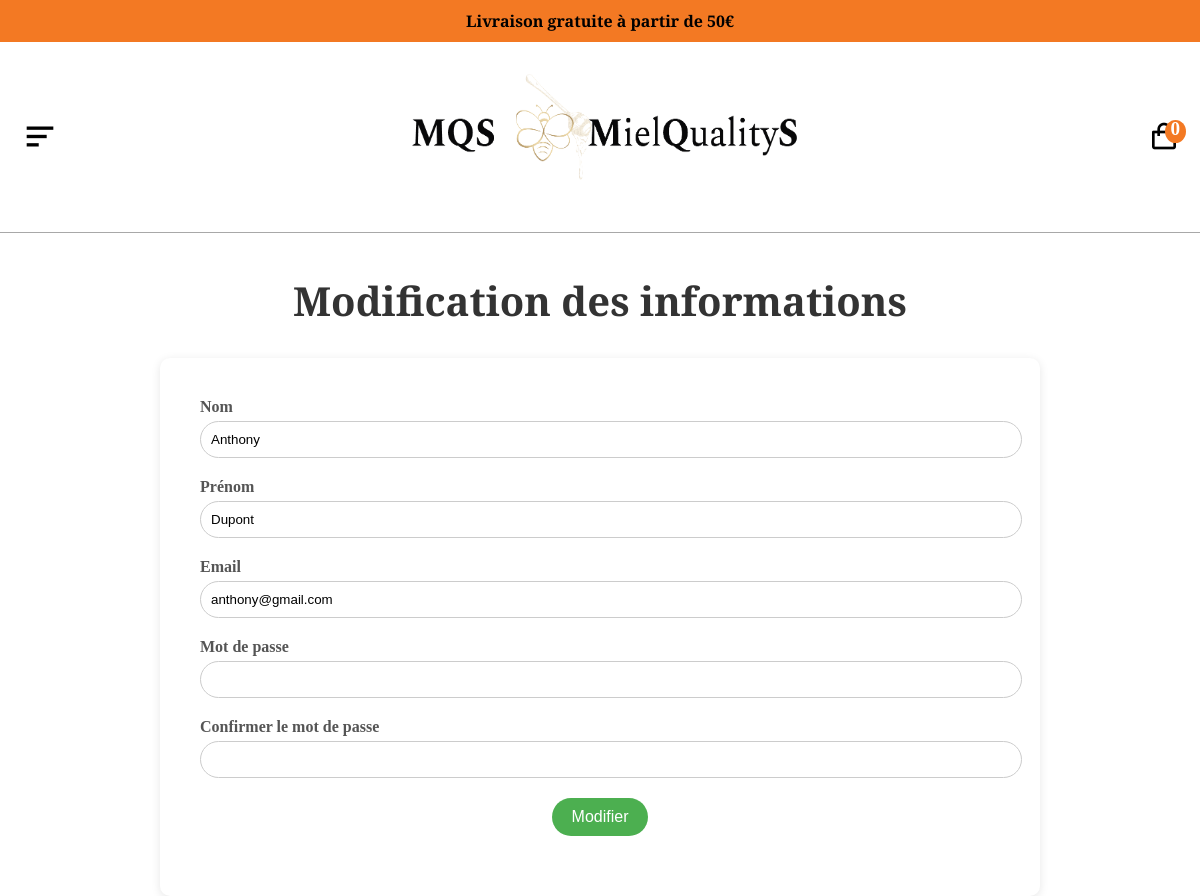
Page /ctrl/profil-info/update-display.php (signed in) on the committed database.
### tables this page shows
CREATE TABLE user (
    id INT PRIMARY KEY AUTO_INCREMENT,
    password VARCHAR(100) NOT NULL,
    email VARCHAR(100) NOT NULL,
    idRole INT,
    photo LONGBLOB,
    photo_filename VARCHAR(255),
    nom VARCHAR(50) NOT NULL,      
    prenom VARCHAR(50) NOT NULL    
);

### ctrl/profil-info/update-display.php (called while the page is built, shortened)
<?php
require_once $_SERVER['DOCUMENT_ROOT'] . '/model/lib/profil-info/update-display.php';
$dbConnection = getConnection($dbConfig);
$idUser = (int)$_SESSION['user']['id'];
$userInfo = getUserInfo($dbConnection, $idUser);
include $_SERVER['DOCUMENT_ROOT'] . '/view/profil-info/update.php';

### model/lib/profil-info/update-display.php (called while the page is built)
<?php
function getUserInfo($dbConnection, $idUser) {
    $queryUser = 'SELECT id, nom, prenom, email, password FROM user WHERE id = :idUser';
    $statementUser = $dbConnection->prepare($queryUser);
    $statementUser->bindParam(':idUser', $idUser, PDO::PARAM_INT);
    $statementUser->execute();
    return $statementUser->fetch(PDO::FETCH_ASSOC);
}

### view/profil-info/update.php (the view, shortened to what this page needs)
<!DOCTYPE html>
<html lang="fr">
<head>
    <link href='https://unpkg.com/boxicons@2.1.4/css/boxicons.min.css' rel='stylesheet'>
    <link rel="stylesheet" href="../../asset/css/style.css">
</head>
<body>
<div class="promo">
    <p>Livraison gratuite à partir de 50€</p>
</div>
<?php include $_SERVER['DOCUMENT_ROOT'] . '/view/partial/header.php' ?>
<h1 class="modifInfoProfil">Modification des informations</h1>
<form class="formUpdate" id="updateForm">
    <div>
        <label for="nom">Nom</label>
        <input type="text" name="nom" id="nom" value="<?= htmlspecialchars($userInfo['nom'] ?? '', ENT_QUOTES) ?>" required>
    </div>
    <div>
        <label for="prenom">Prénom</label>
        <input type="text" name="prenom" id="prenom" value="<?= htmlspecialchars($userInfo['prenom'] ?? '', ENT_QUOTES) ?>" required>
    </div>
    <div>
        <label for="email">Email</label>
        <input type="email" name="email" id="email" value="<?= htmlspecialchars($userInfo['email'] ?? '', ENT_QUOTES) ?>" required>
    </div>
    <div>
        <label for="password">Mot de passe</label>
        <input type="password" name="password" id="password" required>
    </div>
    <div>
        <label for="password_confirm">Confirmer le mot de passe</label>
        <input type="password" name="password_confirm" id="password_confirm" required>
    </div>
    <div class="submit">
        <button type="submit">Modifier</button>
    </div>
</form>

### asset/css/style.css (style rules this page uses)
* { margin: 0; padding: 0; }
body { overflow-x: hidden !important; margin: 0; padding: 0; width: 100vw; box-sizing: border-box !important; }
.promo { background-color: #f37923; color: #000; font-weight: bold; text-align: center; padding: 10px; font-family: "Spectral", serif; }
h1 { text-align: center; font-family: "Spectral", serif; }
@media (min-width: 1024px) { h1 { font-size: 2.5rem; text-align: center; font-family: "Spectral", serif; } }
.modifInfoProfil { font-size: 1.8rem; text-align: center; margin-bottom: 30px; color: #333; margin-top: 40px; }
.formUpdate { max-width: 400px; margin: 0 auto; padding: 20px; background-color: white; border-radius: 10px; box-shadow: 0 2px 10px rgba(0, 0, 0, 0.1); }
.formUpdate div { margin-bottom: 20px; }
.formUpdate div label { display: block; margin-bottom: 5px; font-weight: bold; color: #555; }
.formUpdate div input { width: 100%; padding: 10px; border: 1px solid #ccc; border-radius: 20px; }
.formUpdate .submit { text-align: center; }
.formUpdate .submit button { background-color: #4CAF50; color: white; padding: 10px 20px; border: none; border-radius: 20px; cursor: pointer; font-size: 1rem; }
@media (min-width: 768px) { .formUpdate { max-width: 600px; padding: 30px; } }
@media (min-width: 768px) { .modifInfoProfil { font-size: 2rem; } }
@media (min-width: 1024px) { .formUpdate { max-width: 800px; padding: 40px; } }
@media (min-width: 1024px) { .modifInfoProfil { font-size: 2.5rem; } }

### rows in the picture
user: nom "Anthony", prenom "Dupont", email "anthony@gmail.com"

### other values in the picture
$totalQuantity2 "0"
